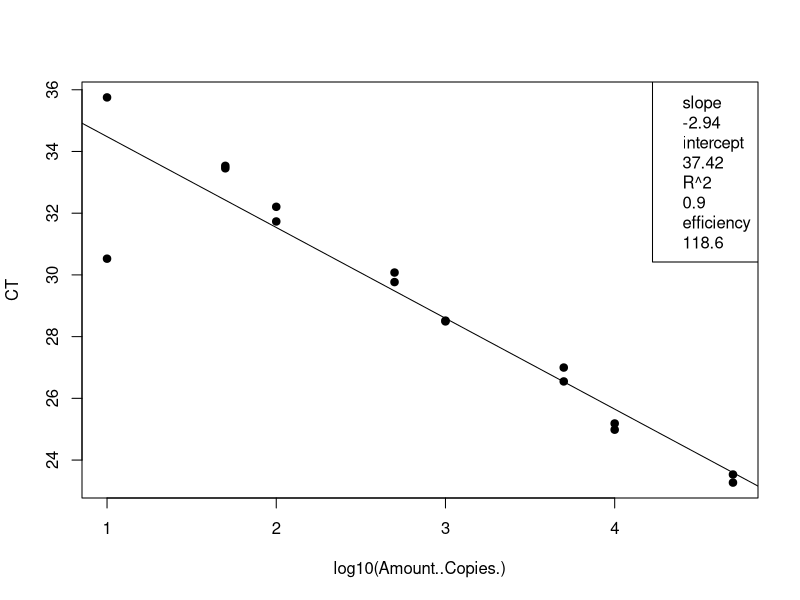
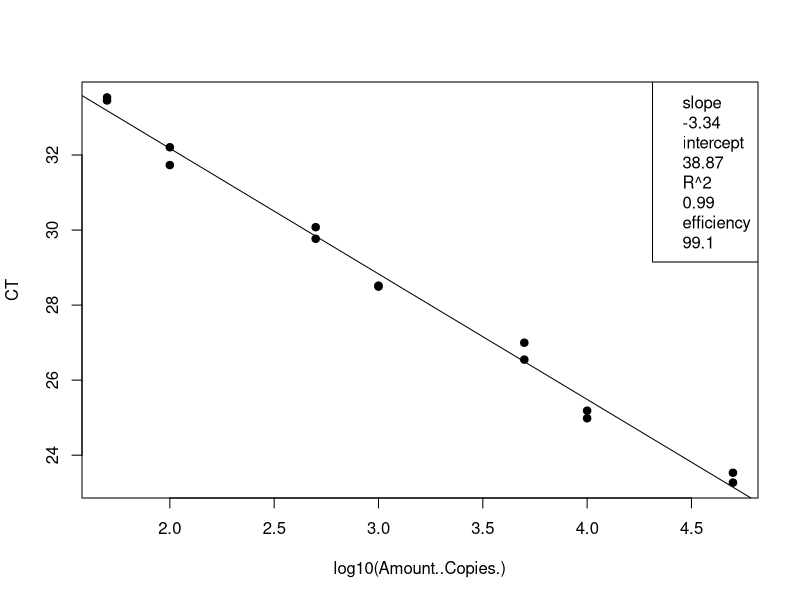
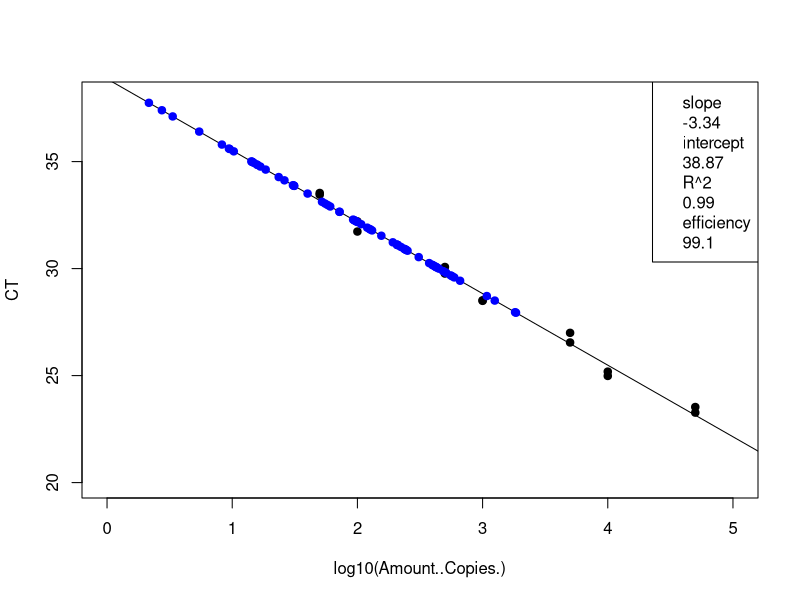
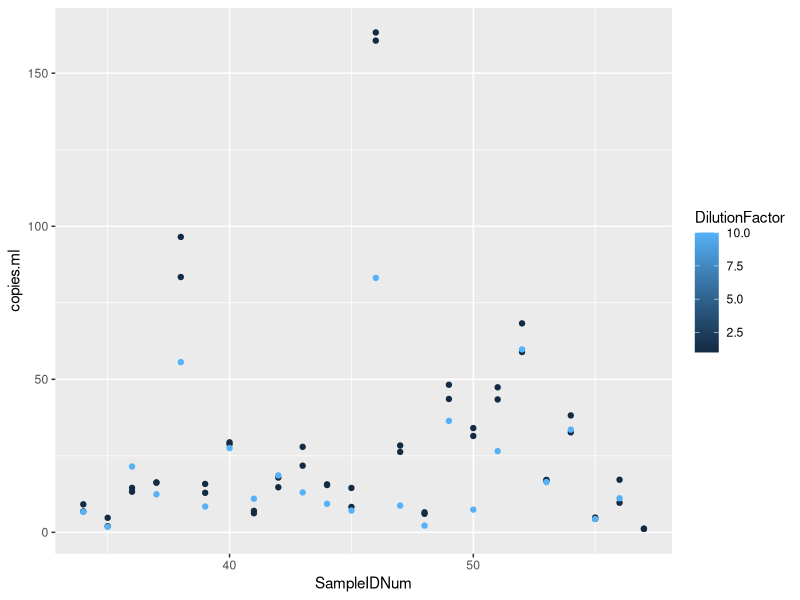

R code for these plots, in order:
## ---- chunk 1
knitr::opts_chunk$set(echo = TRUE)

## ---- chunk 2
# load the data (note data file must be in this repository)
data <- read.csv("Plate2_Entero_qPCRConversion.csv")
View(data)

# clean up the data file (there is some stuff at the bottom and extra blank rows)
#data <- data[-92:-93,] # This removes rows 92-95
View(data)

# assign to the correct data class #warning message about NAs is OK
class(data$CT) # check the data class type
data$CT <- as.numeric(as.character(data$CT)) # change to numeric
data$Amount..Copies. <- as.numeric(as.character(data$Amount..Copies.)) # change to numeric
## ---- chunk 3
# linear regression of standard curve
standards = data[1:16,]
standardCurve <- lm(CT ~ log10(Amount..Copies.), data = standards)
  
standardCurvePlot <- plot(CT ~ log10(Amount..Copies.), data = standards, pch=19) 
abline(coef(standardCurve)) 
legend("topright", legend=c(paste= "slope", round(standardCurve$coefficients[2], 2), 
                            paste= "intercept", round(standardCurve$coefficients[1], 2), 
                            paste= "R^2", round(summary(standardCurve)$r.squared, 2),
                            paste = "efficiency", round((10^(-1/standardCurve$coefficients[2])-1)*100, 1)))
## ---- chunk 4
# remove standards that sucked and redo analysis NOT NEEDED 21 Jan 2020
standards <- standards[-15:-16,] # uncomment this line and change which rows to remove
standardCurve <- lm(CT ~ log10(Amount..Copies.), data = standards)

standardCurvePlot <- plot(CT ~ log10(Amount..Copies.), data = standards, pch=19)
abline(coef(standardCurve))
col = "blue"
legend("topright", legend=c(paste= "slope", round(standardCurve$coefficients[2], 2),
                            paste= "intercept", round(standardCurve$coefficients[1], 2),
                            paste= "R^2", round(summary(standardCurve)$r.squared, 2),
                            paste = "efficiency", round((10^(-1/standardCurve$coefficients[2])-1)*100, 1)))
## ---- chunk 5
# data set of unknowns including info on standard curve
#unknowns = subset(data, Name == "UNKNOWN")
unknowns = data[17:88,]
#unknowns <- unknowns[-1:-3,] # uncomment this line and change which rows to remove if these samples were outside of the standard curve

# add new columns to the data table
unknowns$plate_num = 1 #change to the actual plate number
unknowns$standard_slope = standardCurve$coefficients[2]
unknowns$standard_intercept = standardCurve$coefficients[1]
unknowns$R2 = summary(standardCurve)$r.squared
unknowns$efficiency =  (10^(-1/standardCurve$coefficients[2])-1)*100
  
# add a new column that interpolates copies/well from Ct for the unknowns
unknowns$log.copies.well = ((unknowns$CT - standardCurve$coefficients[1])/standardCurve$coefficients[2])
unknowns$copies.well = 10^unknowns$log.copies.well

# copies/ul extract accounting for dilution factor
vol.well = 3 #qPCR template volume in ul
unknowns$vol.well = vol.well
unknowns$copies.ul = ((unknowns$copies.well/vol.well)*unknowns$DilutionFactor)

# copies/extraction
vol.elution = 110 #DNA extraction elution volume in ul
unknowns$vol.elution = vol.elution
unknowns$copies.extraction = (unknowns$copies.ul*vol.elution)

# copies/ml #Volume is volume of sample filtered in mL
unknowns$copies.ml = (unknowns$copies.extraction/unknowns$Volume)


## ---- chunk 6
standards <- standards[-15:-16,] # uncomment this line and change which rows to remove
standardCurve <- lm(CT ~ log10(Amount..Copies.), data = standards)

standardCurvePlot <- plot(CT ~ log10(Amount..Copies.), data = standards, pch=19, ylim=c(20,38), xlim=c(0,5))
abline(coef(standardCurve))
col = "blue"
legend("topright", legend=c(paste= "slope", round(standardCurve$coefficients[2], 2),
                            paste= "intercept", round(standardCurve$coefficients[1], 2),
                            paste= "R^2", round(summary(standardCurve)$r.squared, 2),
                            paste = "efficiency", round((10^(-1/standardCurve$coefficients[2])-1)*100, 1)))

unknowns = unknowns[1:72,]
standardCurve <- lm(CT ~ log10(copies.well), data = unknowns)

standardCurvePlot <- points(CT ~ log10(copies.well), data = unknowns, pch=19, col = "blue")


#abline(coef(standardCurve))
#legend("topright", legend=c(paste= "slope", round(standardCurve$coefficients[2], 2),
                            #paste= "intercept", round(standardCurve$coefficients[1], 2),
                            #paste= "R^2", round(summary(standardCurve)$r.squared, 2),
                            #paste = "efficiency", round((10^(-1/standardCurve$coefficients[2])-1)*100, 1)))
## ---- chunk 7
# make a plot that compares the diluted to undiluted replicates for each sample including dilution factor
library("ggplot2")
unknowns$SampleIDNum <- as.numeric(as.character(unknowns$SampleIDNum)) # change to numeric
replicates = unknowns[1:71,]
#replicates <- replicates[-18,] # This removes rows (B11)
#replicates <- replicates[-32,] # This removes rows (D8)
#replicates <- replicates[-55,] # This removes rows (G5)
qplot(SampleIDNum,copies.ml, data=replicates, col=DilutionFactor)
## ---- chunk 8
# write csv file
write.csv(unknowns, file = "Plate2_Entero_ConvertedData.csv", row.names=FALSE, na="")

# average the replicates (if not strongly inhibited) and make a new file
library(dplyr)
data.average = unknowns %>% group_by(SampleIDNum) %>% summarise(copies.ml = mean(copies.ml, na.rm = T))
write.csv(data.average, file = "Plate2_Entero_Averaged.csv", row.names=FALSE, na="")
